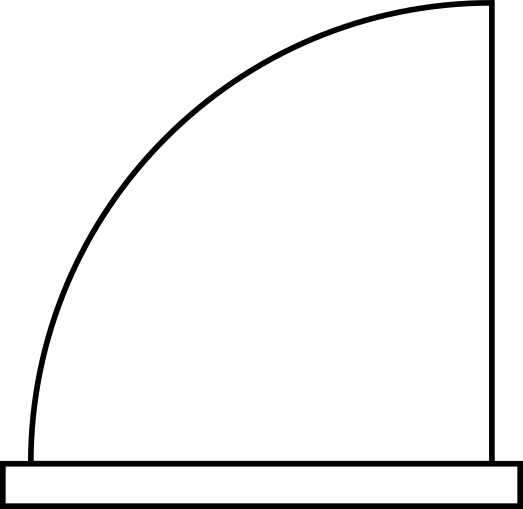
#> input picture doors/door.png, 523 x 509 px
$ python knnmatcher.py
#> lines starting #> are read from the running program, lines starting #| are printed output that depends on the picture; after the words box and inside, x2 and y2 are one past the last pixel; in counts of white or black regions, pixels touching at a corner belong together
import numpy as np
import cv2 as cv
from matplotlib import pyplot as plt
img1 = cv.imread('door.png',0)          # queryImage
#> img1 is the input picture: shape (509, 523); min 0, max 255, mean 242.5
img2 = cv.imread('tilteddoor.png',0) # trainImage
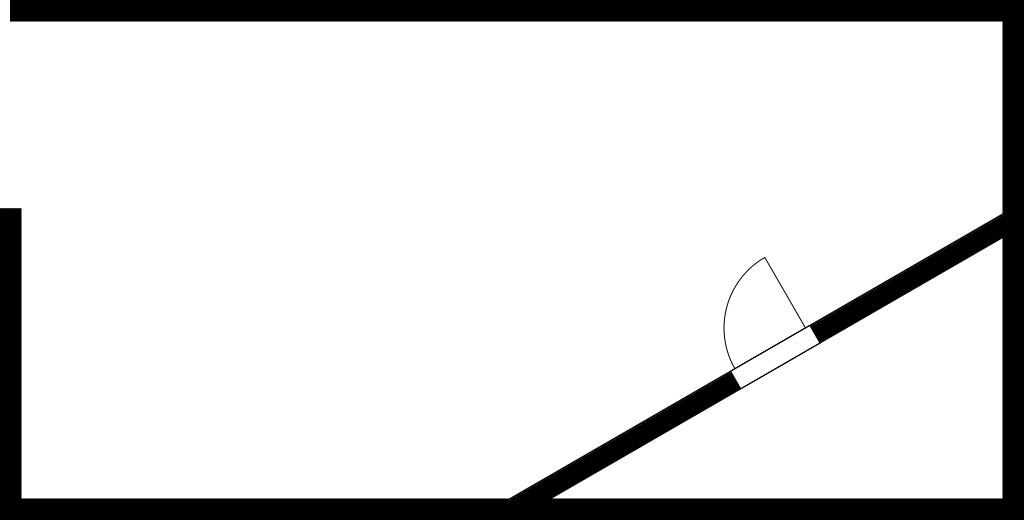
#> input picture doors/tilteddoor.png, 1024 x 520 px
#> img2 is the input picture: shape (520, 1024); min 0, max 255, mean 221.2
# Initiate SIFT detector
sift = cv.ORB_create()
# find the keypoints and descriptors with SIFT
kp1, des1 = sift.detectAndCompute(img1,None)
#> kp1 = 62 keypoints; strongest (x, y, size): (488, 459, 31), (34, 459, 31), (161, 140, 111.1), (176, 125, 111.1)
kp2, des2 = sift.detectAndCompute(img2,None)
#> kp2 = 492 keypoints; strongest (x, y, size): (820, 342, 31), (817, 341, 31), (741, 385, 31), (741, 388, 31)
# BFMatcher with default params
bf = cv.BFMatcher()
matches = bf.knnMatch(des1,des2, k=2)
#> matches = 62 matches
# Apply ratio test
good = []
for m,n in matches:
    if m.distance < n.distance:
        good.append([m])
#> this loop made 62 passes
#> after the loop, good = 61 matches
# cv.drawMatchesKnn expects list of lists as matches.
img3 = cv.drawMatchesKnn(img1,kp1,img2,kp2,good,flags=2, outImg=img2)
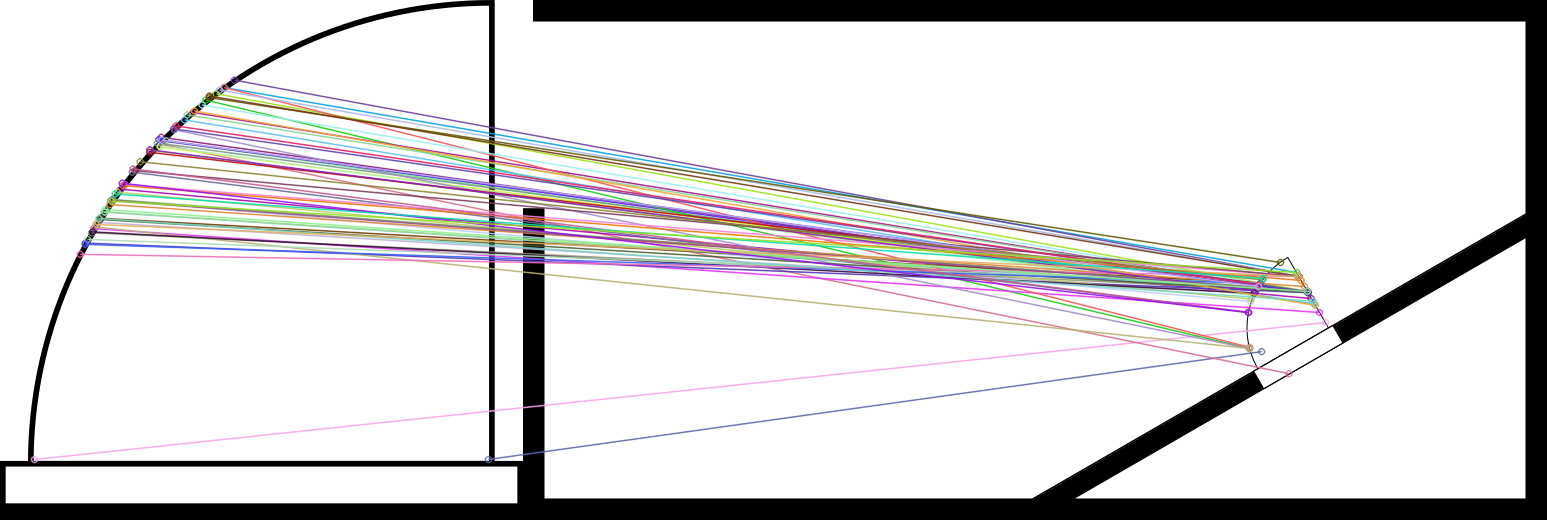
#> img3: shape (520, 1547, 3); mean of channels 0, 1, 2 217.7, 216.9, 218.6; drawn as B, G, R
# plt.imshow(img3),plt.show()

bbpts = []
for match in good:
	m = match[0]
	x,y = kp2[m.trainIdx].pt
	x = int(x)
	y = int(y)
	bbpts.append((x,y))
	cv.circle(img2, (x,y), 5, (0,0,255), -1 )
#> this loop made 61 passes
#> (x, y) on passes 1 to 12: (802, 322), (738, 351), (731, 290), (731, 290), (790, 303), (765, 373), (731, 290), (731, 290), (790, 303), (731, 290), (773, 272), (784, 291)
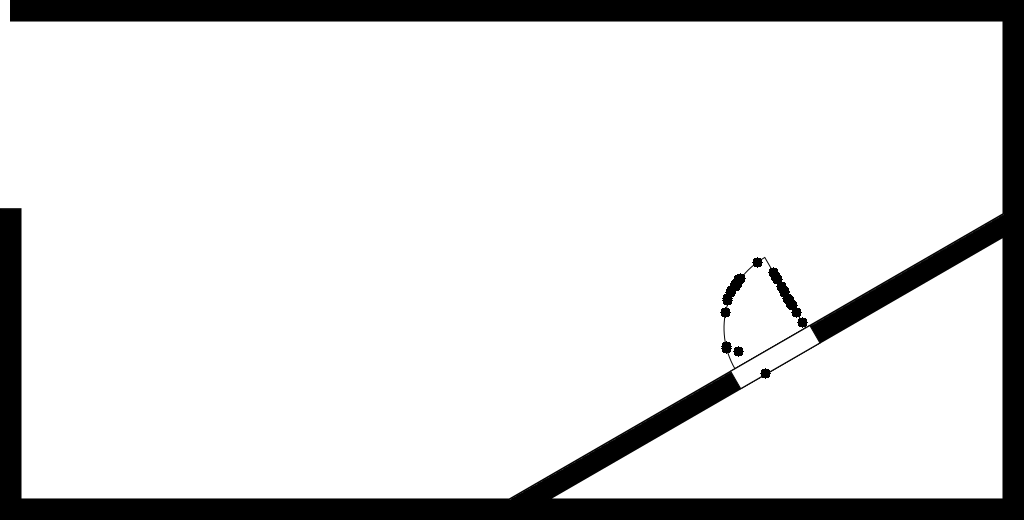
#> img2: shape (520, 1024); 0.26% of pixels changed, all inside (x1, y1, x2, y2) = (720, 257, 808, 379)
#> after the loop, bbpts = 61 pairs, first value 725 to 802, second value 262 to 373


bbpts = np.array(bbpts)
x,y,w,h = cv.boundingRect(bbpts)
#> x = 725; y = 262; w = 78; h = 112
cv.circle(img2, (x,y), 5, (0,0,255), -1 )
#> img2: shape (520, 1024); 0.02% of pixels changed, all inside (x1, y1, x2, y2) = (720, 257, 731, 268)
cv.circle(img2, (x+w, y+w), 5, (0,0,255), -1 )
#> img2: shape (520, 1024); min 0, max 255, mean 220.5

rect = cv.minAreaRect(np.array(bbpts))
#> rect = ((758.4, 316.5), (89.12, 77.05), -54.04)
box = cv.boxPoints(rect)
#> box = [[763.4, 375.2], [701.1, 329.9], [753.4, 257.8], [815.8, 303]]
box = np.int0(box)
#> box = [[763, 375], [701, 329], [753, 257], [815, 303]]
cv.drawContours(img2, [box], 0, (0,0,255), 2)
# print(bb)
cv.rectangle(img2, (x,y), (x+w, y+w), (0,0,255))
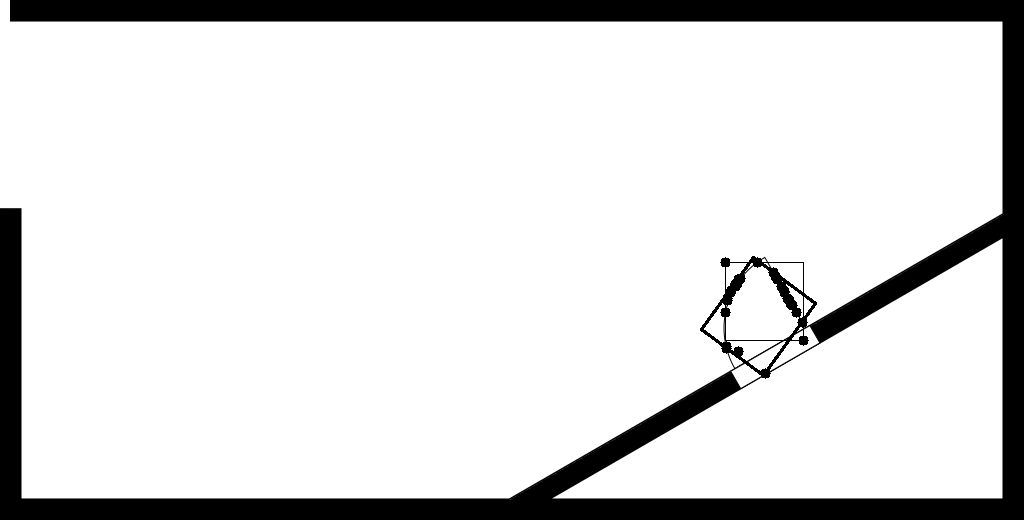
#> img2: shape (520, 1024); min 0, max 255, mean 220.1
cv.imwrite("Try2.jpg", img2)
